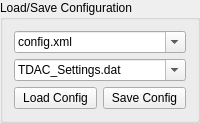
               <widget class="QGroupBox" name="groupBox_6">
                <property name="sizePolicy">
                 <sizepolicy hsizetype="Preferred" vsizetype="MinimumExpanding">
                  <horstretch>0</horstretch>
                  <verstretch>0</verstretch>
                 </sizepolicy>
                </property>
                <property name="title">
                 <string>Load/Save Configuration</string>
                </property>
                <layout class="QGridLayout" name="gridLayout_8">
                 <item row="0" column="0" colspan="2">
                  <widget class="QComboBox" name="CB_SaveLoad_Filename">
                   <property name="editable">
                    <bool>true</bool>
                   </property>
                   <property name="currentText">
                    <string>config.xml</string>
                   </property>
                  </widget>
                 </item>
                 <item row="1" column="0" colspan="2">
                  <widget class="QComboBox" name="CB_SaveLoad_Filename_TDACs">
                   <property name="editable">
                    <bool>true</bool>
                   </property>
                   <property name="currentText">
                    <string>TDAC_Settings.dat</string>
                   </property>
                  </widget>
                 </item>
                 <item row="2" column="0">
                  <widget class="QPushButton" name="B_Config_Load">
                   <property name="text">
                    <string>Load Config</string>
                   </property>
                  </widget>
                 </item>
                 <item row="2" column="1">
                  <widget class="QPushButton" name="B_Config_Save">
                   <property name="text">
                    <string>Save Config</string>
                   </property>
                  </widget>
                 </item>
                </layout>
               </widget>
